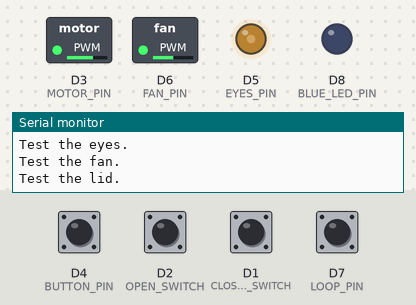
Recording of a sketch running on a simulated ESP8266 (NodeMCU). On the bench: switched loads named in the sketch (green lamp = pin HIGH), output pins drawn as LEDs (lit = HIGH), the last lines printed to the serial monitor. Inputs (shaded band) come from the test bench; at power-on: D1 (CLOSED_SWITCH), D2 (OPEN_SWITCH), D4 (BUTTON_PIN), D7 (LOOP_PIN) HIGH. Random numbers use the default seed unless the sketch sets one.

Above: at 12.3 s.
12.4 s: D2 (OPEN_SWITCH) pulled LOW for 0.15 s
At 12.7 s:
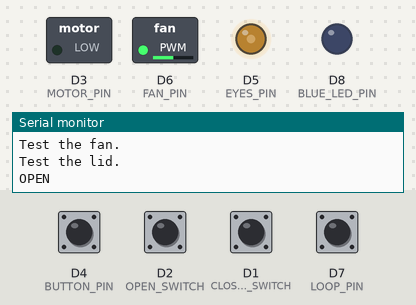
At 14.6 s:
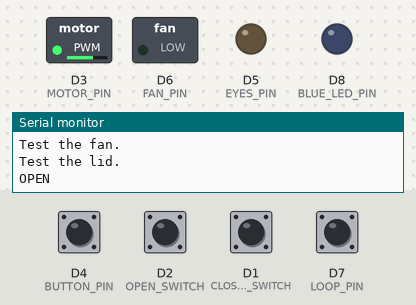
14.9 s: D1 (CLOSED_SWITCH) pulled LOW for 0.15 s
At 15.8 s:
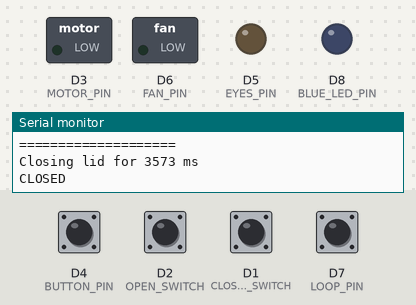
18.0 s: D2 (OPEN_SWITCH) pulled LOW for 1 s
Timing chart, 0 to 23.5 s (numbered marks = the images above; inputs shaded):
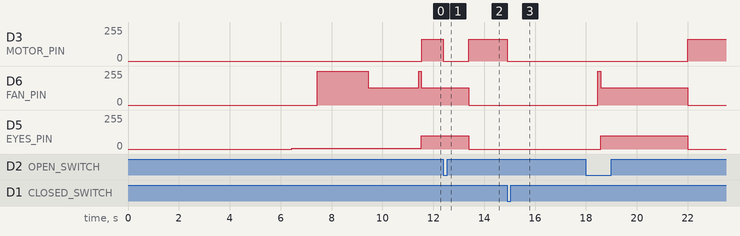

The sketch:

lid2.ino
```cpp
#define SKETCH "lid2.ino"
#define VERSION "1.0"

//Version 1.0- Simplified from lid 2021 for 2022.

/*
   Using Wemos D1 Mini
   Project is a monster box. The motor slightly opens the box periodically
   and randomly.

   TO DO - Eyes need to blink when on.
*/


const int LED_ON = 1;
const int LED_OFF = 0;
int sensorPin = A0;    // potentiometer used in motortest (seup.ino)
int sensorValue = 0;

const int CLOSED_SWITCH = D1;              //Limit pin, stops the motor. (yellow)
const int OPEN_SWITCH = D2;                //Limit pin, stops the motor. (pink)
const int MOTOR_PIN = D3;                 //Controls the motor. (violet)
const int BUTTON_PIN = D4;                //Action button (Also LED_BUILTIN)
const int EYES_PIN = D5;                  //Eyes
const int FAN_PIN = D6;                   //Mist fan
const int BLUE_LED_PIN = D8;              //WiFi Status
const int LOOP_PIN = D7;                  //Loop button

int maxTorque = 255;
int runTorque = 165;


const long int MINUTES = 60000;           //ms per minute
const long int SECONDS = 1000;            //ms per second
//bool motorOnFlag = false;
const int MIN_PWM = 200;                  //Anything lower and the motor won't start
int motorPwm = MIN_PWM;                   //PWM value for motor on.
// (not used) int lidState;
// (not used) int bounceCount = 0;
bool randomFlag = false;                  //Set true to open/close untill stopped.


// --------------- noDelay ---------------
#include <NoDelay.h>

// prototypes (noDelay callbacks)
void eyes_ON();
void eyes_OFF();
void eyes_DIM();
void lidRandom();
void closeTheLid();


//Create noDelay objects
// objName(time,callback,isEnabled);
noDelay eyesLED_onTime(1000, eyes_ON , false);
noDelay eyesLED_offTime(1000, eyes_OFF, false);
noDelay eyesLED_dim(200, eyes_DIM , true);           //How fast to dim the LED. Lower is faster
noDelay lidOpenTime(1000, lidRandom, false);
noDelay lidCloseTime(2000, closeTheLid, false);


// --------------- button declarations ---------------
volatile bool buttonFlag = false;         //True when sction button is pressed
volatile bool loopFlag = false;           //True when loop button is pressed


//--------------- ticker ---------------
//for LED status
#include <Ticker.h>
Ticker blueTicker;                       //Ticker object for the WiFi Connecting LED


// --------------- Global stuff ---------------
int eyesVal = 0;
const int EYES_MIN = 5;            //Eye will dim to this value in loop
const int EYES_MAX = 100;          //open() will bring eye back to this level.

const int FAN_MAX = 255;
const int FAN_MIN = 128;
const int FAN_OFF = 0;
```

functions.ino
```cpp
// ********************** Function to display a string for debugging. **********************
void dbugs(const char *s, const char *v) {
  //Show a string variable. Enter with the string description and the string.
  //Example dbugs("My String= ",myString);
  Serial.print(s);
  Serial.print (F("\""));
  Serial.print(v);
  Serial.println(F("\""));
}


void beginSerial() {
  Serial.begin(115200);
  delay(1);
  Serial.println();
  Serial.println();
  Serial.print(F("Sketch Name: "));
  Serial.println(F(SKETCH));
  Serial.print(F("Sketch Version: "));
  Serial.println(F(VERSION));
  Serial.println();
  delay(2500);
}

// ---------- Functions unique to this sketch ----------
// ========= Start the motor =========
void startTheMotor() {
  analogWrite(MOTOR_PIN, maxTorque);          //Turn on the motor (max torque) to get it started.
  delay(1);
  ///while (!digitalRead(OPEN_SWITCH) || !digitalRead(OPEN_SWITCH)) yield(); //Wait until motor is not on a stop switch.
  analogWrite(MOTOR_PIN, runTorque);          //Slow it down
}


// ---------- Open the lid ----------
void openTheLid() {
  // Turn on bubbles
  analogWrite(FAN_PIN, FAN_MAX);      //Every time we open the lid, turn the fan and eyes up to max.
  delay(100);
  analogWrite(FAN_PIN, FAN_MIN);
  eyesVal = EYES_MAX;
  analogWrite(EYES_PIN, eyesVal);

  startTheMotor();
  while (digitalRead(OPEN_SWITCH)) yield();     //Wait for the limit switch
  analogWrite(MOTOR_PIN, 0);                   //Stop the motor
  Serial.println(F("OPEN"));
}


// ---------- Close the lid ----------
void closeTheLid() {
  eyes_OFF();

  lidCloseTime.stop();                              //Make sure the random timer is off
  analogWrite(FAN_PIN, FAN_OFF);                    // Turn off bubbles
  startTheMotor();
  while (digitalRead(CLOSED_SWITCH)) yield();        //Wait for the limit switch
  analogWrite(MOTOR_PIN, 0);                        //Stop the lid motor
  Serial.println(F("CLOSED"));
}


// ---------- Open lid for a random time ----------
void lidRandom() {
  int openTime = random(2500, 6000);
  Serial.print(F("Opening lid for "));
  Serial.print(openTime);
  Serial.println(F(" ms"));
  openTheLid();
  delay(openTime);
  closeTheLid();
}


// ---------- eyes ----------
void eyes_ON() {
  analogWrite(EYES_PIN, eyesVal);
  eyesLED_onTime.stop();                           //Stop the ON timer
  eyesLED_offTime.setdelay(random(2000, 5000));    //LED will be on for this time.
  eyesLED_offTime.start();                         //Start the OFF timer
}

void eyes_OFF() {
  analogWrite(EYES_PIN, 0);                        //Turn off the eyes LED
  eyesLED_offTime.stop();                          //Stop the OFF timer
  eyesLED_onTime.setdelay(random(150, 300));       //LED will be off for this time.
  eyesLED_onTime.start();                          //Start the ON timer
}


// Function to dim the eyes
void eyes_DIM() {
  if (eyesVal > EYES_MIN) {
    eyesVal -= 1;
    analogWrite(EYES_PIN, eyesVal);
  }
}


// ---------- button handlers ----------

// Action Button Interrupt Handler
IRAM_ATTR void actionButtonHandler() {
  static unsigned long last_interrupt_time = 0;
  unsigned long interrupt_time = millis();
  //Debounce
  if (interrupt_time - last_interrupt_time > 250)
  {
    buttonFlag = true;
    loopFlag = false;                   //Turn off the loop if it was on
  }
  last_interrupt_time = interrupt_time;
}

// Loop Button Interrupt Handler
IRAM_ATTR void loopButtonHandler() {
  static unsigned long last_interrupt_time = 0;
  unsigned long interrupt_time = millis();
  //Debounce
  if (interrupt_time - last_interrupt_time > 250)
  {
    loopFlag = true;
  }
  last_interrupt_time = interrupt_time;
}
```

loop.ino
```cpp
//=============== loop ===============
void loop() {

  //Check the timers
  eyesLED_onTime.update();
  eyesLED_offTime.update();        //Blink eye
  eyesLED_dim.update();            //Dim eye
  lidOpenTime.update();
  lidCloseTime.update();

  if (buttonFlag) {
    Serial.println(F("Action button pressed"));
    buttonFlag = false;
    loopFlag = false;
    lidRandom();
  }


  if (loopFlag) {
    //Serial.println(F("Looping"));
    int closeTime = random(2500, 6000);
    Serial.print(F("Closing lid for "));
    Serial.print(closeTime);
    Serial.println(F(" ms"));
    closeTheLid();
    delay(closeTime);
    lidRandom();                    //Open the lid for a random time
  }

  eyes_DIM();
}
```

setup.ino
```cpp
//=============== setup ===============
void setup() {
  pinMode(CLOSED_SWITCH, INPUT_PULLUP);
  pinMode(OPEN_SWITCH, INPUT_PULLUP);
  pinMode (BUTTON_PIN, INPUT_PULLUP);
  pinMode (LOOP_PIN, INPUT_PULLUP);
  pinMode(BLUE_LED_PIN, OUTPUT);
  analogWrite(MOTOR_PIN, 0);             //PWM pin, start at zero.
  pinMode(EYES_PIN, OUTPUT);
  pinMode(FAN_PIN, OUTPUT);

  beginSerial();

  //lidState = 0;     //Open

  attachInterrupt(BUTTON_PIN, actionButtonHandler, RISING);
  attachInterrupt(LOOP_PIN, loopButtonHandler, RISING);

  //  button.attachDoubleClick(doubleclick);
  //  button.attachClick(singleClick);
  //  button.attachLongPressStop(longPress);


  //Cycle through the eyes' LED intensity.
  Serial.println(F("Test the eyes."));
  for (int j = 0; j < 4; j++) {
    for (int i = 10; i < 255; i++) {
      analogWrite(EYES_PIN, i);
      delay(2);
    }
    for (int i = 255; i > 10; i--) {
      analogWrite(EYES_PIN, i);
      delay(2);
    }
  }
  eyesVal = EYES_MIN;
  analogWrite(EYES_PIN, eyesVal);
  delay(1000);

  //Fan
  Serial.println(F("Test the fan."));
  analogWrite(FAN_PIN, FAN_MAX);
  delay(2000);
  analogWrite(FAN_PIN, FAN_MIN);
  delay(2000);
  analogWrite(FAN_PIN, FAN_OFF);

  //Lid
  Serial.println(F("Test the lid."));
  loopFlag = false;
  openTheLid();
  delay(1000);
  closeTheLid();

  loopFlag = false;


  //Start the timers
  eyes_ON();
  //eyes_OFF();

  /*
    // ========== MOTORTEST ==========
    // Neverending function to find the minimum torque needed
    // to run the motor
    maxTorque = 255;
    while (1) {
      sensorValue = analogRead(sensorPin);
      runTorque = sensorValue;
      Serial.print(F("runTorque= "));
      Serial.println(runTorque);
      startTheMotor();
      delay(1000);
    }
  */

  loopFlag = true;        //Go right into looping

  Serial.println(F("===================="));
} //End of setup()
```

ticker.ino
```cpp
/*
 * Ticker functions
*/

// --------------- Function to blink the WiFi status LED ---------------
// --------------- called from wifi.ino ---------------
void blueTick() {
  //toggle state
  int state = digitalRead(BLUE_LED_PIN);            // get the current state of GPIO pin
  digitalWrite(BLUE_LED_PIN, !state);               // set pin to the opposite state
}
```

Measured:
- after the input at 12.4 s, D3 (MOTOR_PIN): 165/255 → 0/255 at once, → 165/255 1.0 s later; D6 (FAN_PIN): 128/255 → 0/255 after 1.0 s; D5 (EYES_PIN): 100/255 → 0/255 after 1.0 s
- after the input at 14.9 s, D3 (MOTOR_PIN): 165/255 → 0/255 at once
